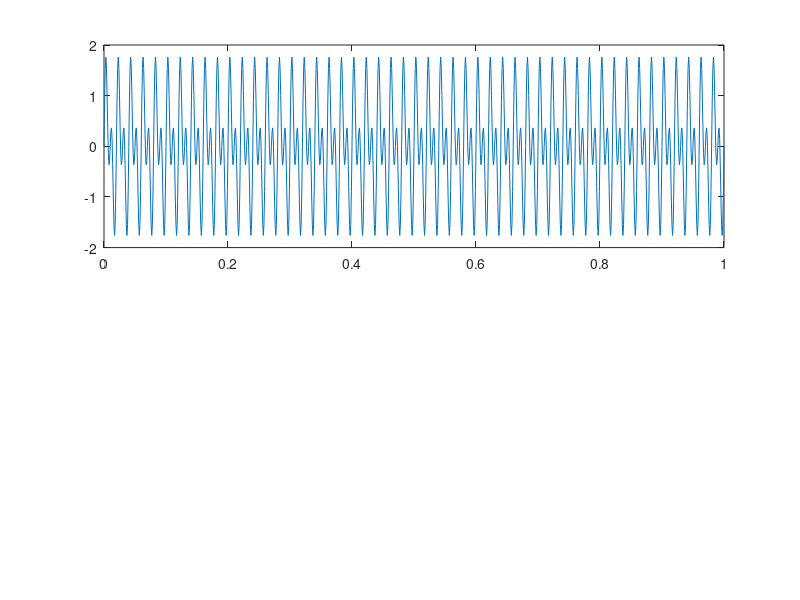

This chart was generated by the following MATLAB code: (Note: this script raises an error after producing the figure.)
%%小波平稳与非平稳信号时频图（平稳/非平稳信号）和短时傅里叶变化时频图（平稳/非平稳信号）
%时频分析
% 原始信号
fs=1000;
f1=50;
f2=100;
t=0:1/fs:1;
s = sin(2*pi*f1*t)+sin(2*pi*f2*t);%+randn(1, length(t));
% s = chirp(t,20,0.3,300);
%s = chirp(t,20,1,500,'q');
figure(1)
subplot(211);
plot(t, s)
% 连续小波变换时频图
wavename='cmor3-3';
totalscal=256;
Fc=centfrq(wavename); % 小波的中心频率
c=2*Fc*totalscal;
scals=c./(1:totalscal);
f=scal2frq(scals,wavename,1/fs); % 将尺度转换为频率
coefs=cwt(s,scals,wavename); % 求连续小波系数
figure(2);
subplot(211);
imagesc(t,f,abs(coefs));
set(gca,'YDir','normal')
%colorbar;
xlabel('时间 t/s');
ylabel('频率 f/Hz');
title('平稳小波时频图');
%% 短时傅里叶变换
N=size(t,2);
wlen=500;%设置窗口长度。窗口越长时间分辨率越差，频率分辨率越好。
hop=1;%每次平移的步长，最小为1。越小图像时间精度越好，但计算量大。
x=wkeep1(x,N+1*wlen);%中间截断
h=hamming(wlen);%设置海明窗的窗长
[B, F, T, P] = spectrogram(x,h,wlen-hop,N,fs);   % B是F行T列的频率峰值，P是对应的能量谱密度
figure(4);
subplot(211);
imagesc(T,F,P);
set(gca,'YDir','normal')
colorbar;
xlabel('时间 t/s');
ylabel('频率 f/Hz');
title('平稳短时傅里叶时频图');
toc;

%时频分析
% 原始信号
fs=1000;
f1=50;
f2=100;
t=0:1/fs:1;
s = sin(2*pi*f1*t)+sin(2*pi*f2*t);%+randn(1, length(t));
% s = chirp(t,20,0.3,300);
s = chirp(t,20,1,500,'q');
figure(1);
subplot(212);
plot(t, s)
% 连续小波变换时频图
wavename='cmor3-3';
totalscal=256;
Fc=centfrq(wavename); % 小波的中心频率
c=2*Fc*totalscal;
scals=c./(1:totalscal);
f=scal2frq(scals,wavename,1/fs); % 将尺度转换为频率
coefs=cwt(s,scals,wavename); % 求连续小波系数
figure(2);
subplot(212);
imagesc(t,f,abs(coefs));
set(gca,'YDir','normal')
%colorbar;
xlabel('时间 t/s');
ylabel('频率 f/Hz');
title('非平稳小波时频图');

%% 短时傅里叶变换
N=size(t,2);
wlen=500;%设置窗口长度。窗口越长时间分辨率越差，频率分辨率越好。
hop=1;%每次平移的步长，最小为1。越小图像时间精度越好，但计算量大。
x=wkeep1(x,N+1*wlen);%中间截断
h=hamming(wlen);%设置海明窗的窗长
[B, F, T, P] = spectrogram(x,h,wlen-hop,N,fs);   % B是F行T列的频率峰值，P是对应的能量谱密度
figure(4);
subplot(212);
imagesc(T,F,P);
set(gca,'YDir','normal')
colorbar;
xlabel('时间 t/s');
ylabel('频率 f/Hz');
title('非平稳短时傅里叶时频图');
toc;